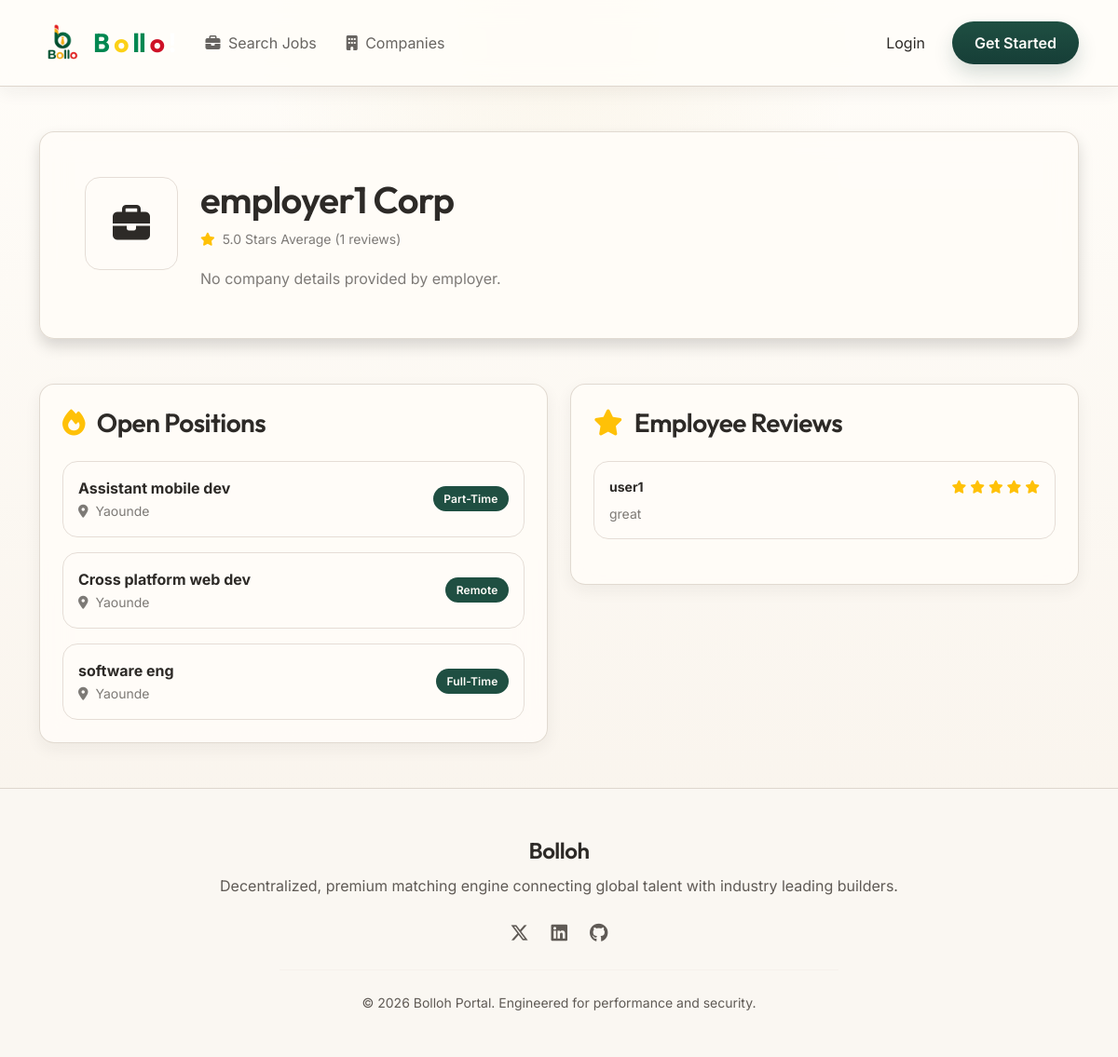
The app's page /companies/companies/1/ with its own data.
### apps/users/models.py (models this page shows, shortened)
class EmployerProfile(models.Model):
    user = models.OneToOneField(CustomUser, on_delete=models.CASCADE, related_name='employer_profile')
    company_name = models.CharField(max_length=255, blank=True)
    company_logo = models.ImageField(upload_to='company_logos/', blank=True, null=True)
    website = models.URLField(blank=True)
    description = models.TextField(blank=True)

class CustomUser(AbstractUser):
    is_job_seeker = models.BooleanField(default=False)
    is_employer = models.BooleanField(default=False)

### apps/jobs/models.py (models this page shows, shortened)
class Job(models.Model):
    JOB_TYPE_CHOICES = (
        ('FT', 'Full-Time'),
        ('PT', 'Part-Time'),
        ('RM', 'Remote'),
        ('IN', 'Internship'),
    )
    employer = models.ForeignKey(
        settings.AUTH_USER_MODEL,
        on_delete=models.CASCADE,
        related_name='posted_jobs'
    )
    title = models.CharField(max_length=200)
    category = models.ForeignKey(Category, on_delete=models.SET_NULL, null=True, related_name='jobs')
    job_type = models.CharField(max_length=2, choices=JOB_TYPE_CHOICES, default='FT')
    location = models.CharField(max_length=150)
    description = models.TextField()
    salary_min = models.DecimalField(max_digits=10, decimal_places=2, blank=True, null=True)
    salary_max = models.DecimalField(max_digits=10, decimal_places=2, blank=True, null=True)
    is_paid = models.BooleanField(default=False)
    is_approved = models.BooleanField(default=False)
    created_at = models.DateTimeField(auto_now_add=True)
    updated_at = models.DateTimeField(auto_now=True)
    class Meta:
        ordering = ['-created_at']

### apps/companies/models.py (models this page shows, shortened)
class CompanyReview(models.Model):
    seeker = models.ForeignKey(
        settings.AUTH_USER_MODEL,
        on_delete=models.CASCADE,
        related_name='reviews'
    )
    company = models.ForeignKey(
        EmployerProfile,
        on_delete=models.CASCADE,
        related_name='reviews'
    )
    rating = models.IntegerField(
        validators=[MinValueValidator(1), MaxValueValidator(5)],
        help_text="Rating from 1 to 5 stars"
    )
    review_text = models.TextField()
    created_at = models.DateTimeField(auto_now_add=True)
    class Meta:
        ordering = ['-created_at']
        unique_together = ('seeker', 'company')

### apps/companies/views.py (the view)
# urls.py: path('companies/<int:pk>/', views.company_detail_view, name='company_detail'),
def company_detail_view(request, pk):
    company = get_object_or_404(EmployerProfile, pk=pk)
    jobs = Job.objects.filter(employer=company.user, is_paid=True, is_approved=True)
    reviews = CompanyReview.objects.filter(company=company).select_related('seeker')
    ratings = [r.rating for r in reviews]
    avg_rating = sum(ratings) / len(ratings) if ratings else 0
    user_has_reviewed = False
    review_form = None
    if request.user.is_authenticated and request.user.is_job_seeker:
        user_has_reviewed = CompanyReview.objects.filter(seeker=request.user, company=company).exists()
        if not user_has_reviewed:
            review_form = CompanyReviewForm()
    return render(request, 'companies/company_detail.html', {
        'company': company,
        'jobs': jobs,
        'reviews': reviews,
        'avg_rating': avg_rating,
        'user_has_reviewed': user_has_reviewed,
        'review_form': review_form
    })

### templates/companies/company_detail.html (shortened to what this page needs)
{% extends 'base.html' %}
{% block content %}
<div class="container my-4">
    <div class="glass-card p-5 mb-5 shadow border-opacity-50">
        <div class="d-flex flex-column flex-md-row gap-4 align-items-center align-items-md-start">
            <div class="logo-box rounded-4 bg-dark bg-opacity-40 border border-secondary d-flex align-items-center justify-content-center overflow-hidden" style="width: 100px; height: 100px; min-width: 100px;">
                {% if company.company_logo %}
                    <img src="{{ company.company_logo.url }}" alt="{{ company.company_name }} Logo" class="img-fluid">
                {% else %}
                    <i class="fa-solid fa-briefcase text-primary-gradient fs-1"></i>
                {% endif %}
            </div>
            <div class="text-center text-md-start flex-grow-1">
                <h1 class="text-white mb-2">{{ company.company_name }}</h1>
                <div class="d-flex flex-wrap justify-content-center justify-content-md-start gap-3 text-white-50 small mb-3">
                    <span><i class="fa-solid fa-star text-warning me-1"></i> {{ avg_rating|floatformat:1 }} Stars Average ({{ reviews|length }} reviews)</span>
                </div>
                <p class="text-white-50 lh-lg mb-0 max-width-lg" style="max-width: 800px;">
                    {{ company.description|default:"No company details provided by employer." }}
                </p>
            </div>
        </div>
    </div>
    <div class="row g-4">
        <div class="col-lg-6">
            <div class="glass-card p-4 h-100">
                <h3 class="text-white mb-4"><i class="fa-solid fa-fire text-warning me-2 animate-pulse"></i> Open Positions</h3>
                <div class="d-flex flex-column gap-3">
                    {% for job in jobs %}
                        <div class="p-3 border border-secondary rounded-4 bg-dark bg-opacity-20 d-flex justify-content-between align-items-center">
                            <div>
                                <strong class="text-white d-block"><a href="{% url 'jobs:job_detail' pk=job.id %}" class="text-white text-decoration-none hover-white">{{ job.title }}</a></strong>
                                <span class="small text-white-50"><i class="fa-solid fa-location-dot me-1"></i> {{ job.location }}</span>
                            </div>
                            <span class="badge bg-secondary text-white">{{ job.get_job_type_display }}</span>
                        </div>
                    {% empty %}
                        <p class="text-white-50 text-center py-5 m-0 small">
                            <i class="fa-solid fa-briefcase text-muted fs-3 mb-2 d-block"></i>
                            No active job postings live at the moment.
                        </p>
                    {% endfor %}
                </div>
            </div>
        </div>
        <div class="col-lg-6">
            <div class="glass-card p-4 mb-4">
                <h3 class="text-white mb-4"><i class="fa-solid fa-star text-warning me-2"></i> Employee Reviews</h3>
                <div class="d-flex flex-column gap-3 mb-4" style="max-height: 400px; overflow-y: auto;">
                    {% for rev in reviews %}
                        <div class="p-3 border border-secondary rounded-4 bg-dark bg-opacity-20">
                            <div class="d-flex justify-content-between align-items-center mb-2">
                                <strong class="text-white small">{{ rev.seeker.username }}</strong>
                                <div class="stars-display text-warning small">
                                    {% for i in "12345"|make_list %}
                                        {% if forloop.counter <= rev.rating %}
                                            <i class="fa-solid fa-star"></i>
                                        {% else %}
                                            <i class="fa-regular fa-star"></i>
                                        {% endif %}
                                    {% endfor %}
                                </div>
                            </div>
                            <p class="text-white-50 small mb-0">{{ rev.review_text }}</p>
                        </div>
                    {% empty %}
                        <p class="text-white-50 text-center py-4 m-0 small">No reviews written yet. Be the first to share your thoughts!</p>
                    {% endfor %}
                </div>
            </div>
        </div>
    </div>
</div>
{% endblock %}

### static/css/custom.css (style rules this page uses)
:root { --bollo-bg: #FFFDF9; --bollo-bg-soft: #F8F2EA; --bollo-surface: #FFFCF8; --bollo-surface-alt: #FAF7F2; --bollo-surface-muted: #F1ECE6; --bollo-primary: #1F4F42; --bollo-primary-strong: #163E37; --bollo-primary-soft: #2E6258; --bollo-primary-tint: #D9E5E2; --bollo-secondary: #C9A44B; --bollo-secondary-soft: #D8BD74; --bollo-secondary-tint: #F4E8C9; --bollo-accent-red: #8A4A4A; --bollo-accent-red-soft: #B97878; --bollo-accent-red-tint: #EDD5D5; --bollo-border: #DED6CD; --bollo-border-soft: #E5DDD6; --bollo-text: #2D2A27; --bollo-text-soft: #5F5A55; --bollo-text-muted: #7A746F; --bollo-text-subtle: #9A948F; --bollo-success: #2E6258; --bollo-success-soft: #D6E5E1; --bollo-warning: #C9A44B; --bollo-warning-soft: #F0E4BE; --bollo-error: #8A4A4A; --bollo-error-soft: #EDD5D5; --bollo-shadow: 0 10px 30px rgba(34, 31, 29, 0.08); --bollo-shadow-soft: 0 6px 18px rgba(34, 31, 29, 0.06); --primary-gradient: linear-gradient(180deg, #1F4F42 0%, #163E37 100%); --accent-gradient: linear-gradient(180deg, #C9A44B 0%, #B8933E 100%); --danger-gradient: linear-gradient(180deg, #8A4A4A 0%, #6F3737 100%); --soft-gradient: linear-gradient(180deg, rgba(255, 253, 249, 0.98), rgba(248, 242, 234, 0.96)); }
body { font-family: 'Inter', sans-serif; background: radial-gradient(circle at top, rgba(201, 164, 75, 0.08), transparent 26%), linear-gradient(180deg, var(--bollo-bg) 0%, var(--bollo-bg-soft) 100%); color: var(--bollo-text); min-height: 100vh; display: flex; flex-direction: column; }
h1, h2, h3, h4, h5, h6, .brand-font { font-family: 'Outfit', sans-serif; font-weight: 600; letter-spacing: -0.02em; color: var(--bollo-text); }
p, label, small, .form-text, .text-secondary { color: var(--bollo-text-soft); }
main, section, .container, .container-fluid { color: var(--bollo-text); }
.glass-card { background: rgba(255, 252, 248, 0.9); backdrop-filter: blur(14px); -webkit-backdrop-filter: blur(14px); border: 1px solid rgba(222, 214, 205, 0.9); border-radius: 16px; transition: all 0.3s cubic-bezier(0.4, 0, 0.2, 1); color: var(--bollo-text); box-shadow: var(--bollo-shadow-soft); }
.stars-display { color: var(--bollo-secondary); }
.badge-custom, .badge { padding: 0.46rem 0.72rem; border-radius: 999px; font-weight: 600; letter-spacing: 0.01em; }
.text-white { color: var(--bollo-text) !important; }
.text-white-50 { color: rgba(45, 42, 39, 0.62) !important; }
.bg-dark, .dropdown-menu-dark, .dropdown-menu { background: var(--bollo-surface) !important; color: var(--bollo-text) !important; border-color: var(--bollo-border-soft) !important; }
.bg-secondary, .avatar-circle { background: var(--bollo-primary) !important; color: #fffdf9 !important; }
.border-secondary { border-color: var(--bollo-border-soft) !important; }
a { color: var(--bollo-primary); }

### records on screen
EmployerProfile: company_name "employer1 Corp", description "No company details provided by employer."
Job: title "Assistant mobile dev", location "Yaounde", job_type "Part-Time"
Job: title "Cross platform web dev", location "Yaounde", job_type "Remote"
Job: title "software eng", location "Yaounde", job_type "Full-Time"
CompanyReview: seeker.username "user1", rating 5 (drawn), review_text "great"

### other values on screen
{{ avg_rating|floatformat:1 }} "5.0"
{{ reviews|length }} "1"
